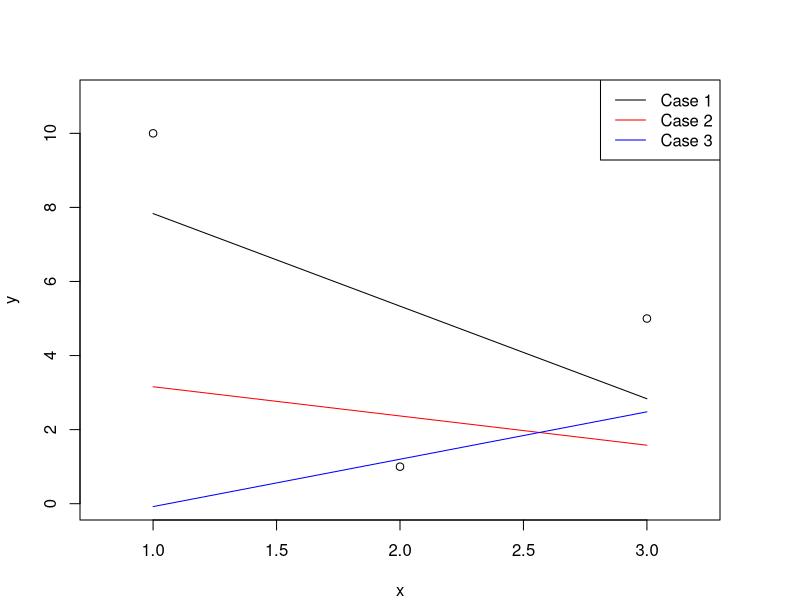

Recreate this plot in R.
## M. van Oijen (2024). Bayesian Compendium, 2nd edition.
## Chapter 4. Assigning a Likelihood Function

  library(mvtnorm)

  x <- 1:3 ; y <- c(10,1,5) ; ny <- length(y)
  X    <- cbind( 1, x ) # Design matrix

  Vy1 <- rep(1,ny) ; Sy1 <- diag(Vy1) # Var constant
  Vy2 <- y/max(y)  ; Sy2 <- diag(Vy2) # Var prop. to y
  Vy3 <- (y/10)^2  ; Sy3 <- diag(Vy3) # Var prop. to y^2 (= CV constant)

  Sb_y1 <- solve(    t(X) %*% solve(Sy1) %*% X ) # GLS variance
  mb_y1 <- Sb_y1 %*% t(X) %*% solve(Sy1) %*% y   # GLS estimator
  
  Sb_y2 <- solve(    t(X) %*% solve(Sy2) %*% X ) # GLS variance
  mb_y2 <- Sb_y2 %*% t(X) %*% solve(Sy2) %*% y   # GLS estimator
  
  Sb_y3 <- solve(    t(X) %*% solve(Sy3) %*% X ) # GLS variance
  mb_y3 <- Sb_y3 %*% t(X) %*% solve(Sy3) %*% y   # GLS estimator

# Posterior mean straight lines derived by Bayesian calibration using three
# different likelihood functions.  Measurement variance is constant (Case 1),
# proportional to $y$ (Case 2), proportional to $y^2$ (Case 3).
  par( mfrow=c(1,1), mar=c(4,4,4,4) )
  plot(x,y,xlim=c(0.8,3.2),ylim=c(0,11))
  points( x, X %*% mb_y1, type="l", col="black")
  points( x, X %*% mb_y2, type="l", col="red")
  points( x, X %*% mb_y3, type="l", col="blue")
  legend( "topright", legend=c("Case 1","Case 2","Case 3"),
          col=c("black","red","blue"), lty=1 )
  